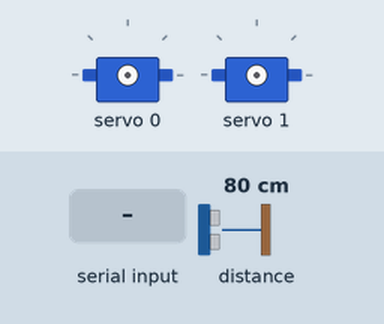
This sketch was run on a simulated Arduino Uno, built with avr-gcc and run on an emulated ATmega328P. Shown: 2 × servo. The test bench sets the inputs (shaded band); at power-on: distance to the obstacle 80 cm.

Above: at 1.2 s.
1.3 s: "F" received over Serial
2.8 s: "L" received over Serial
At 3.8 s:
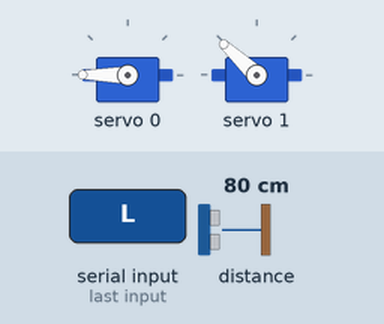
4.4 s: "R" received over Serial
At 5.2 s:
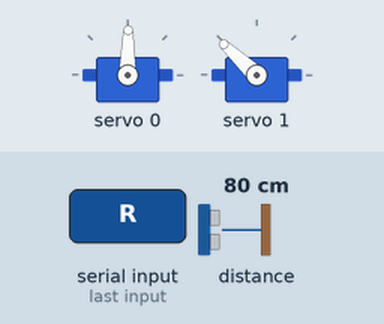
Timing chart, 0 to 7.4 s (numbered marks = the images above; inputs shaded):
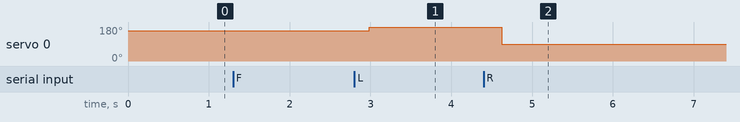

The sketch:

hexapod.ino
```cpp
#include <Wire.h>
#include <Adafruit_PWMServoDriver.h>
#include <Adafruit_VL53L0X.h>

Adafruit_PWMServoDriver pwm(0x40);
Adafruit_VL53L0X lox;

#define SERVOMIN 150
#define SERVOMAX 600

int command = 0;

// ===== SERVO =====
void setServo(int ch, int angle){
  int pulse = map(angle,0,180,SERVOMIN,SERVOMAX);
  pwm.setPWM(ch,0,pulse);
}

// ===== MOVEMENT =====
void forward(){
  setServo(0,120);
  setServo(1,100);
  delay(200);
}

void left(){
  setServo(0,140);
  delay(200);
}

void right(){
  setServo(0,60);
  delay(200);
}

void stopAll(){
  for(int i=0;i<16;i++){
    pwm.setPWM(i,0,0);
  }
}

// ===== SETUP =====
void setup(){
  Serial.begin(115200);

  pwm.begin();
  pwm.setPWMFreq(50);

  if(!lox.begin()){
    while(1);
  }
}

// ===== LOOP =====
void loop(){

  // read command
  if(Serial.available()){
    char c = Serial.read();

    if(c=='F') command=1;
    else if(c=='L') command=2;
    else if(c=='R') command=3;
    else if(c=='S') command=0;
  }

  // distance
  VL53L0X_RangingMeasurementData_t measure;
  lox.rangingTest(&measure,false);

  float dist = measure.RangeMilliMeter/10.0;

  if(dist>0 && dist<30){
    stopAll();
    return;
  }

  // execute
  if(command==1) forward();
  else if(command==2) left();
  else if(command==3) right();
  else stopAll();
}
```

Measured:
- after the input at 2.8 s, servo 0: 160° → 180° after 0.19 s
- after the input at 4.4 s, servo 0: 180° → 89° after 0.22 s
